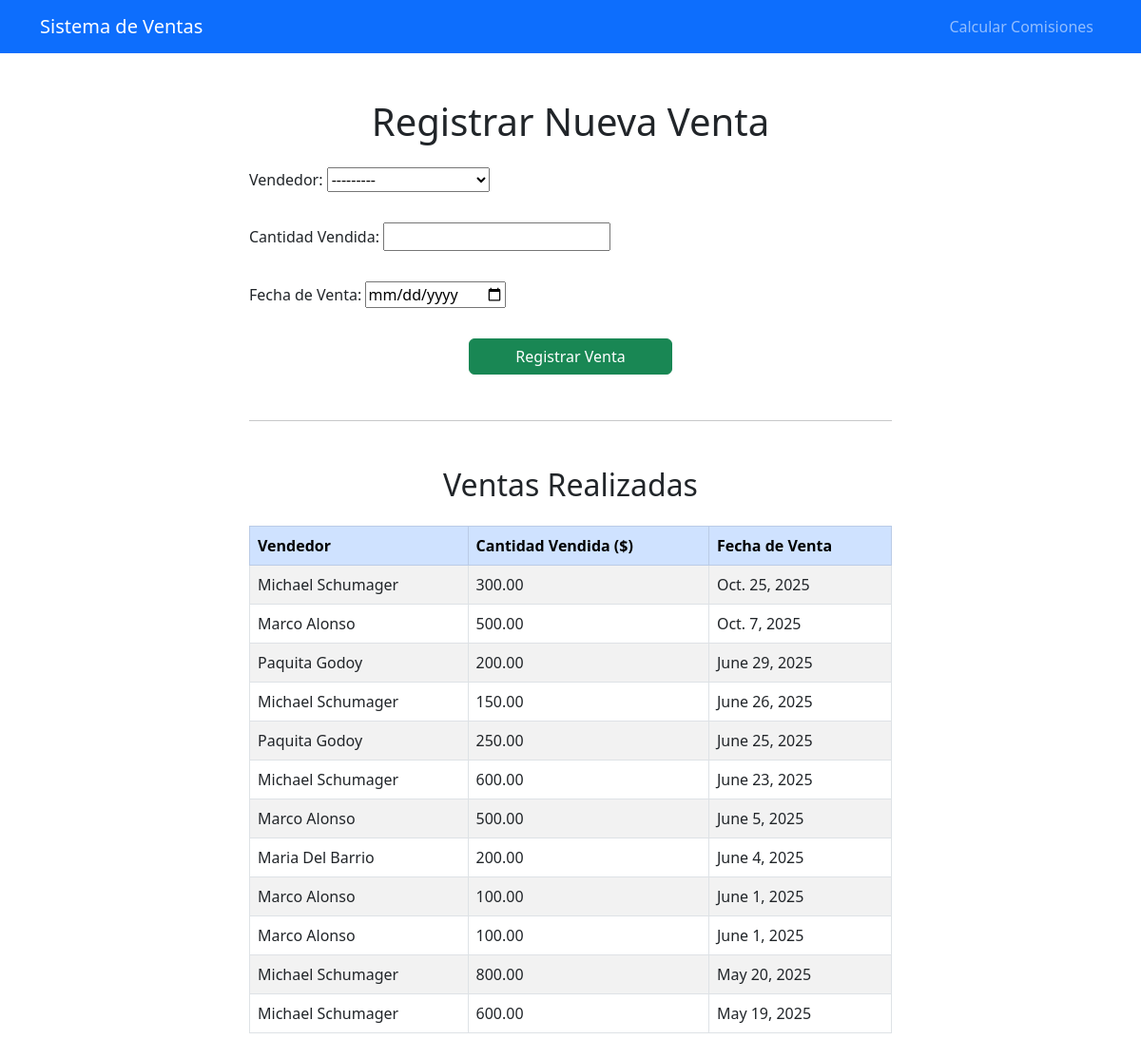
The page /registrar_venta/ on the database as committed earlier.
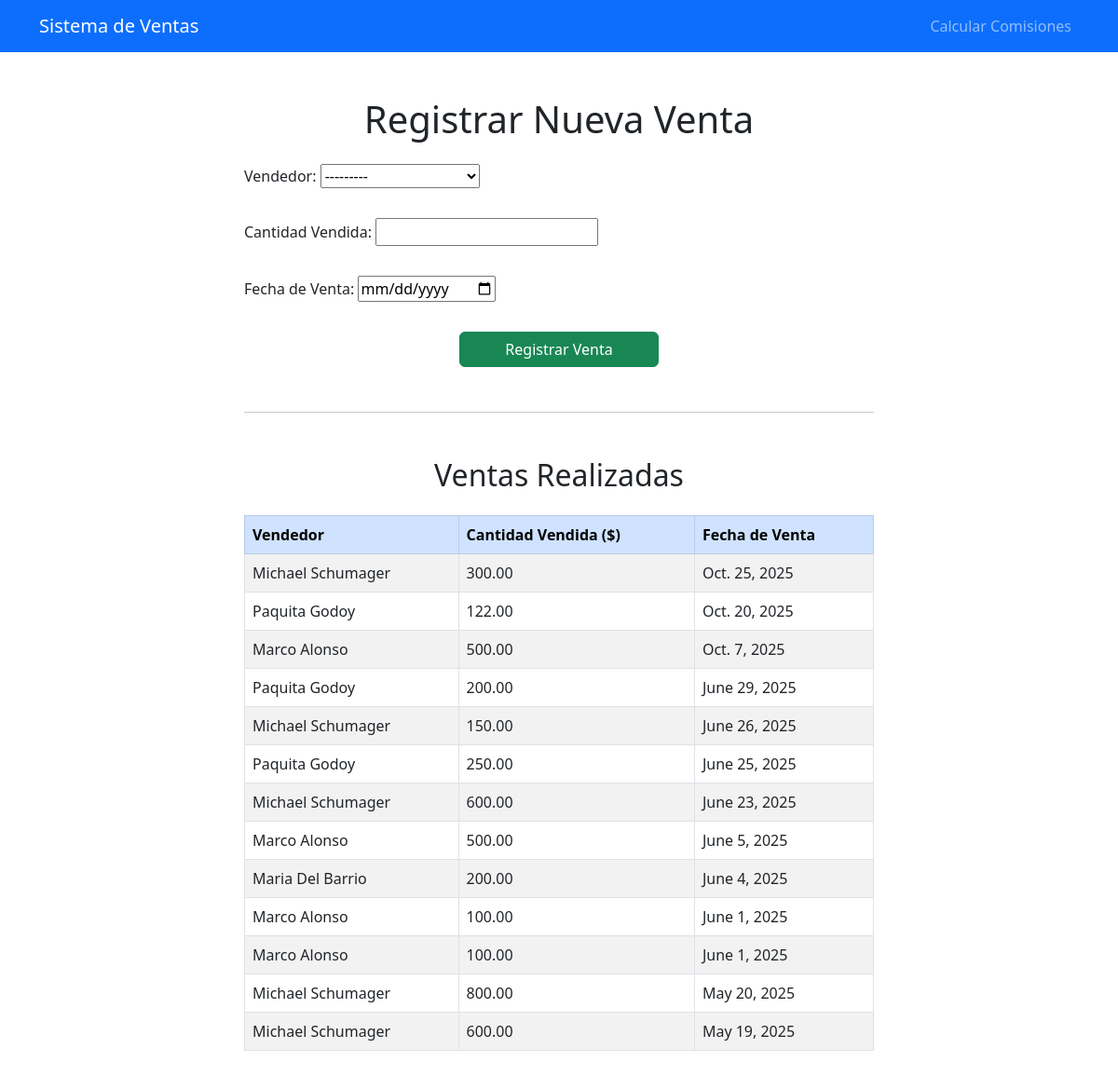
The same page on the database as committed later.
### gestorventas/models.py (models this page shows, shortened)
class VentasModel(models.Model):
    ventaId = models.AutoField(primary_key=True)
    fechaVenta = models.DateField( null= False, auto_now=False, auto_now_add=False, verbose_name='Fecha de la Venta')
    cantidadVenta = models.DecimalField(max_digits=10,decimal_places = 2,verbose_name='Cantidad Vendida en Dolares')
    vendedorId = models.ForeignKey(VendedorModel, on_delete=models.CASCADE)

### gestorventas/views.py (the view)
# urls.py: path('registrar_venta/', views.registrar_venta, name='registrar_venta'),
def registrar_venta(request):
    mensaje = ""
    if request.method == 'POST':
        form = VentaForm(request.POST)
        if form.is_valid():
            form.save()
            return redirect(ventas_exito)
        else:
            mensaje = "Formulario inválido. Revisa los datos ingresados."
    else:
        form = VentaForm()
    vendedores, datos_ventas = VentasService.cargar_vendedores_y_ventas()
    contexto = {
        'form': form,
        'vendedores': vendedores,
        'ventas': datos_ventas,
        'mensaje': mensaje,
    }
    return render(request, 'gestorventas/registrar_venta.html', contexto)

### gestorventas/forms.py
class VentaForm(forms.ModelForm):
    class Meta:
        model = VentasModel
        fields = ['vendedorId', 'cantidadVenta', 'fechaVenta']
        widgets = {
            'fechaVenta': forms.DateInput(attrs={'type': 'date'}),
        }
        labels = {
            'vendedorId': 'Vendedor',
            'cantidadVenta': 'Cantidad Vendida',
            'fechaVenta': 'Fecha de Venta',
        }

### gestorventas/models.py (called while the page is built)
    def __str__(self):
        return f"{self.nombreVendedor} {self.apellidoVendedor}"

### gestorventas/services/ventas_service.py (called while the page is built)
    @staticmethod
    def cargar_vendedores_y_ventas():
        vendedores = VendedorModel.objects.all()
        ventas = VentasModel.objects.select_related('vendedorId').order_by('-fechaVenta')
        datos_ventas = []
        for venta in ventas:
            datos_ventas.append({
                'vendedor_nombre': f"{venta.vendedorId.nombreVendedor} {venta.vendedorId.apellidoVendedor}",
                'cantidadVenta': venta.cantidadVenta,
                'fechaVenta': venta.fechaVenta,
            })
        return vendedores, datos_ventas

### gestorventas/templates/gestorventas/registrar_venta.html (shortened to what this page needs)
{% load static %}
<!DOCTYPE html>
<html lang="es">
<head>
    <link href="https://cdn.jsdelivr.net/npm/bootstrap@5.3.0/dist/css/bootstrap.min.css" rel="stylesheet" />
</head>
<body>
<header>
    <nav class="navbar navbar-expand-lg navbar-dark bg-primary">
        <div class="container">
            <a class="navbar-brand" href="{% url 'index' %}">Sistema de Ventas</a>
            <div class="collapse navbar-collapse" id="navbarMenu">
                <ul class="navbar-nav ms-auto">
                    <li class="nav-item">
                        <a class="nav-link" href="{% url 'calcular_comisiones' %}">Calcular Comisiones</a>
                    </li>
                </ul>
            </div>
        </div>
    </nav>
</header>
<div class="container my-5" style="max-width: 700px;">
    <h1 class="mb-4 text-center">Registrar Nueva Venta</h1>
    <form method="POST" class="row g-3">
        {{ form.as_p }}
        <div class="col-12 text-center mt-3">
            <button type="submit" class="btn btn-success px-5">Registrar Venta</button>
        </div>
    </form>
    <hr class="my-5">
    <h2 class="text-center mb-4">Ventas Realizadas</h2>
    <div class="table-responsive">
        <table class="table table-striped table-bordered align-middle">
            <thead class="table-primary">
                <tr>
                    <th>Vendedor</th>
                    <th>Cantidad Vendida ($)</th>
                    <th>Fecha de Venta</th>
                </tr>
            </thead>
            <tbody>
                {% for venta in ventas %}
                <tr>
                    <td>{{ venta.vendedor_nombre }}</td>
                    <td>{{ venta.cantidadVenta }}</td>
                    <td>{{ venta.fechaVenta }}</td>
                </tr>
                {% empty %}
                <tr><td colspan="3" class="text-center">No hay ventas registradas</td></tr>
                {% endfor %}
            </tbody>
        </table>
    </div>
</div>
</body>
</html>

Rows that differ between the two databases and show on the page:
added VentasModel: cantidadVenta "122.00", fechaVenta "Oct. 20, 2025"
Other text that changed with them:
new list line: "Paquita Godoy"
